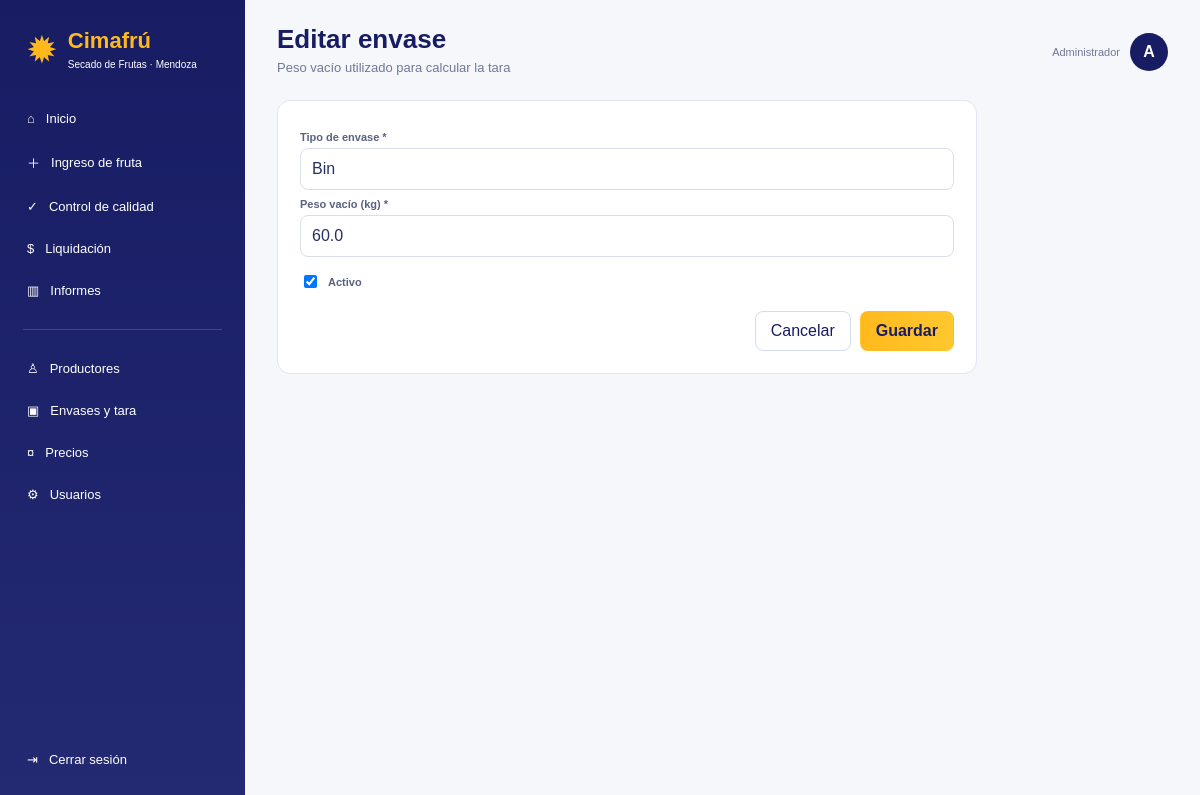
Page /envases/2/editar (signed in) on the committed database.
### app.py (models this page shows)
class Usuario(UserMixin,db.Model):
    id=db.Column(db.Integer,primary_key=True); usuario=db.Column(db.String(100),unique=True,nullable=False)
    password=db.Column(db.String(200),nullable=False); nombre=db.Column(db.String(120),default='')
    rol=db.Column(db.String(30),default='general',nullable=False); activo=db.Column(db.Boolean,default=True,nullable=False)

class Envase(db.Model):
    id=db.Column(db.Integer,primary_key=True); nombre=db.Column(db.String(80),unique=True,nullable=False); peso_vacio=db.Column(db.Float,nullable=False); activo=db.Column(db.Boolean,default=True,nullable=False)

### app.py (the view, shortened to what this page needs)
@app.route('/envases/<int:id>/editar',methods=['GET','POST'])
@roles_requeridos('bascula','general')
def editar_envase(id):
    e=db.session.get(Envase,id)
    if not e: abort(404)
    return render_template('envase_form.html',envase=e)

### app.py (called while the page is built)
@login_manager.user_loader
def cargar_usuario(uid): return db.session.get(Usuario,int(uid))

@app.context_processor
def globals_template(): return {'ROLES':ROLES,'FRUTAS':FRUTAS,'VARIEDADES':VARIEDADES}

def roles_requeridos(*roles):
    def deco(view):
        @wraps(view)
        def wrapped(*args,**kwargs):
            if not current_user.is_authenticated: return login_manager.unauthorized()
            if not current_user.activo: logout_user(); flash('Usuario desactivado.','error'); return redirect(url_for('login'))
            if current_user.rol not in roles and current_user.rol!='administrador': abort(403)
            return view(*args,**kwargs)
        return wrapped
    return deco

@app.before_request
def bloquear_inactivos():
    if current_user.is_authenticated and not current_user.activo and request.endpoint not in ('logout','login','static'):
        logout_user(); return redirect(url_for('login'))

### templates/envase_form.html
{% extends 'base.html' %}{% block title %}Envase{% endblock %}{% block header %}{{'Editar envase' if envase else 'Nuevo tipo de envase'}}{% endblock %}{% block subtitle %}Peso vacío utilizado para calcular la tara{% endblock %}{% block content %}<form method="POST" class="card form-narrow"><label>Tipo de envase *</label><input name="nombre" value="{{envase.nombre if envase else ''}}" required placeholder="Ej.: Cajón plástico"><label>Peso vacío (kg) *</label><input name="peso_vacio" type="number" step="0.01" min="0" value="{{envase.peso_vacio if envase else ''}}" required>{% if envase %}<label class="check"><input type="checkbox" name="activo" {% if envase.activo %}checked{% endif %}> Activo</label>{% endif %}<div class="form-actions"><a class="btn-secondary" href="{{url_for('envases')}}">Cancelar</a><button class="btn-primary">Guardar</button></div></form>{% endblock %}

### templates/base.html (shortened to what this page needs)
<!doctype html><html lang="es"><head><link rel="stylesheet" href="{{ url_for('static',filename='estilos.css') }}"></head><body>
<aside class="sidebar"><div class="brand"><div class="brand-mark">✹</div><div><strong>Cimafrú</strong><small>Secado de Frutas · Mendoza</small></div></div><nav class="nav">
<a href="{{url_for('dashboard')}}">⌂ <span>Inicio</span></a>{% if current_user.rol in ['administrador','general','bascula'] %}<a href="{{url_for('ingreso_fruta')}}">＋ <span>Ingreso de fruta</span></a>{% endif %}{% if current_user.rol in ['administrador','general','calidad'] %}<a href="{{url_for('cola_calidad')}}">✓ <span>Control de calidad</span></a>{% endif %}{% if current_user.rol in ['administrador','general','liquidaciones'] %}<a href="{{url_for('liquidaciones')}}">$ <span>Liquidación</span></a>{% endif %}<a href="{{url_for('informes')}}">▥ <span>Informes</span></a><div class="nav-separator"></div>{% if current_user.rol in ['administrador','general','bascula'] %}<a href="{{url_for('productores')}}">♙ <span>Productores</span></a><a href="{{url_for('envases')}}">▣ <span>Envases y tara</span></a>{% endif %}{% if current_user.rol in ['administrador','general','precios'] %}<a href="{{url_for('precios')}}">¤ <span>Precios</span></a>{% endif %}{% if current_user.rol=='administrador' %}<a href="{{url_for('usuarios')}}">⚙ <span>Usuarios</span></a>{% endif %}</nav><a class="logout" href="{{url_for('logout')}}">⇥ <span>Cerrar sesión</span></a></aside>
<main class="contenido"><header class="topbar"><div><h1>{% block header %}{% endblock %}</h1><p>{% block subtitle %}{% endblock %}</p></div><div class="perfil"><span class="role">{{ ROLES.get(current_user.rol,current_user.rol) }}</span><div class="avatar">{{ current_user.usuario[0]|upper }}</div></div></header>{% block content %}{% endblock %}</main></body></html>

### static/estilos.css (style rules this page uses)
:root { --navy:#171c63;--navy2:#292f7b;--yellow:#ffb91d;--bg:#f5f7fb;--text:#26315f;--muted:#707996;--line:#e1e5ef;--green:#3da45b;--red:#d95c50 }
* { box-sizing:border-box }
body { margin:0;background:var(--bg);font-family:Arial,sans-serif;color:var(--text) }
a { text-decoration:none;color:inherit }
button,input,select,textarea { font:inherit }
.sidebar { position:fixed;left:0;top:0;bottom:0;width:245px;background:linear-gradient(180deg,var(--navy),#242a72);color:#fff;padding:22px 14px;display:flex;flex-direction:column;z-index:10 }
.brand { display:flex;gap:10px;align-items:center;padding:6px 12px 28px }
.brand-mark { font-size:38px;color:var(--yellow) }
.brand strong { display:block;color:var(--yellow);font-size:22px }
.brand small { font-size:10px }
.nav { display:flex;flex-direction:column;gap:5px }
.nav a,.logout { padding:11px 13px;border-radius:9px;display:flex;gap:11px;align-items:center;font-size:13px }
.nav-separator { height:1px;background:#ffffff28;margin:15px 9px }
.logout { margin-top:auto }
.contenido { margin-left:245px;padding:24px 32px;min-height:100vh }
.topbar { display:flex;justify-content:space-between;align-items:center;margin-bottom:20px }
.topbar h1 { margin:0;color:var(--navy);font-size:26px }
.topbar p { margin:5px 0;color:var(--muted);font-size:13px }
.perfil { display:flex;align-items:center;gap:10px }
.role { font-size:11px;color:var(--muted) }
.avatar { width:38px;height:38px;border-radius:50%;background:var(--navy);color:#fff;display:grid;place-items:center;font-weight:bold }
.stat,.quick,.card { background:#fff;border:1px solid var(--line);border-radius:13px }
.card { padding:22px;margin-bottom:16px }
.form-narrow { max-width:700px }
label { display:block;font-size:11px;font-weight:bold;color:#59637f;margin:8px 0 5px }
input,select,textarea { width:100%;padding:11px;border:1px solid #d9deea;border-radius:8px;background:#fff;color:var(--text) }
.btn-primary,.btn-secondary,.btn-small { display:inline-flex;align-items:center;justify-content:center;padding:10px 15px;border-radius:8px;border:1px solid transparent;cursor:pointer }
.btn-primary { background:linear-gradient(90deg,var(--yellow),#ffc82e);color:var(--navy);font-weight:bold }
.btn-secondary { border-color:#d5dbea;background:#fff;color:var(--navy) }
.form-actions { display:flex;justify-content:flex-end;gap:9px;margin-top:20px }
.check { display:flex;align-items:center;gap:8px;margin-top:15px }
.check input { width:auto }

### rows in the picture
Usuario: get "Administrador", usuario "A"
Envase: nombre "Bin", peso_vacio "60.0", activo "☑"

### other values in the picture
{{ 'Editar envase' if envase else 'Nuevo tipo de envase' }} "Editar envase"
